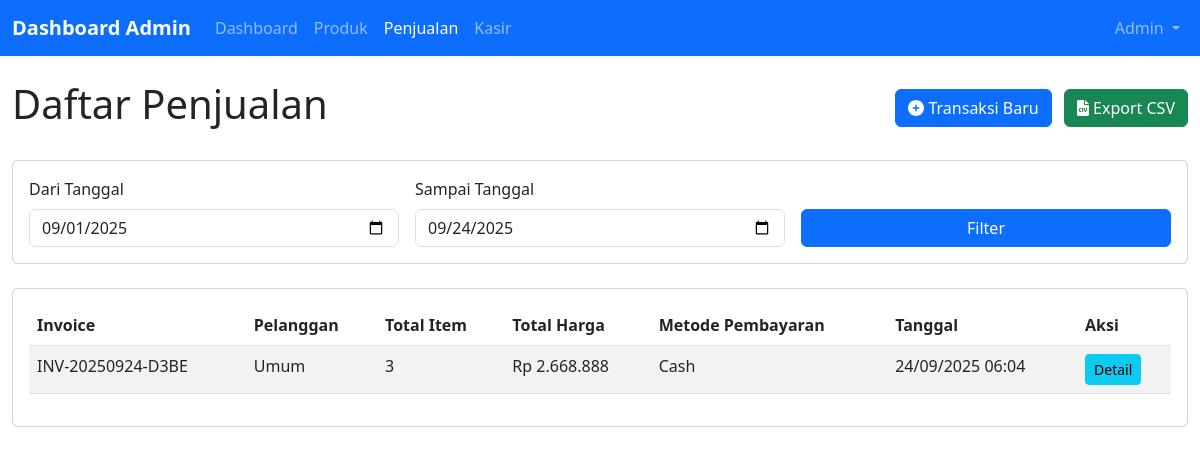
The page /sales_list.php (signed in) on the database its author committed.
### tables this page shows
CREATE TABLE `sales` (
  `id` int(11) NOT NULL,
  `invoice_no` varchar(20) NOT NULL,
  `customer_id` int(11) DEFAULT NULL,
  `total_amount` decimal(10,2) NOT NULL,
  `total_items` int(11) NOT NULL,
  `pembayaran_method` varchar(20) NOT NULL,
  `created_at` timestamp NOT NULL DEFAULT current_timestamp()
);

### sales_list.php (the view, shortened to what this page needs)
<?php
require_once 'koneksi.php';
$date_from = isset($_GET['date_from']) ? $_GET['date_from'] : date('Y-m-01');
$date_to = isset($_GET['date_to']) ? $_GET['date_to'] : date('Y-m-d');
$sql = "SELECT s.*, c.nama as customer_nama
        FROM sales s
        LEFT JOIN customers c ON s.customer_id = c.id
        WHERE DATE(s.created_at) BETWEEN ? AND ?
        ORDER BY s.created_at DESC";
$stmt = $conn->prepare($sql);
$stmt->bind_param("ss", $date_from, $date_to);
$stmt->execute();
$result = $stmt->get_result();
?>
<!DOCTYPE html>
<html lang="id">
<head>
    <link href="https://cdn.jsdelivr.net/npm/bootstrap@5.3.0/dist/css/bootstrap.min.css" rel="stylesheet">
</head>
<body>
    <nav class="navbar navbar-expand-lg navbar-dark bg-primary">
        <div class="container-fluid">
            <a class="navbar-brand" href="admin_dashboard.php">Dashboard Admin</a>
            <div class="collapse navbar-collapse" id="navbarNav">
                <ul class="navbar-nav me-auto">
                    <li class="nav-item">
                        <a class="nav-link" href="admin_dashboard.php">Dashboard</a>
                    </li>
                    <li class="nav-item">
                        <a class="nav-link" href="products.php">Produk</a>
                    </li>
                    <li class="nav-item">
                        <a class="nav-link active" href="sales_list.php">Penjualan</a>
                    </li>
                    <li class="nav-item">
                        <a class="nav-link" href="pos.php">Kasir</a>
                    </li>
                </ul>
                <ul class="navbar-nav">
                    <li class="nav-item dropdown">
                        <a class="nav-link dropdown-toggle" href="#" id="navbarDropdown" role="button" data-bs-toggle="dropdown">
                            <?php echo $_SESSION['admin_name']; ?>
                        </a>
                    </li>
                </ul>
            </div>
        </div>
    </nav>
    <div class="container-fluid mt-4">
        <div class="row mb-4">
            <div class="col-12">
                <div class="d-flex justify-content-between align-items-center flex-wrap">
                    <h1>Daftar Penjualan</h1>
                    <div>
                        <a href="pos.php" class="btn btn-primary me-2">
                            <i class="fas fa-plus-circle"></i> Transaksi Baru
                        </a>
                        <a href="?export=csv&date_from=<?php echo $date_from; ?>&date_to=<?php echo $date_to; ?>" class="btn btn-success">
                            <i class="fas fa-file-csv"></i> Export CSV
                        </a>
                    </div>
                </div>
            </div>
        </div>
        <div class="card mb-4">
            <div class="card-body">
                <form method="GET" action="">
                    <div class="row g-3">
                        <div class="col-md-4">
                            <label for="date_from" class="form-label">Dari Tanggal</label>
                            <input type="date" class="form-control" id="date_from" name="date_from" value="<?php echo $date_from; ?>">
                        </div>
                        <div class="col-md-4">
                            <label for="date_to" class="form-label">Sampai Tanggal</label>
                            <input type="date" class="form-control" id="date_to" name="date_to" value="<?php echo $date_to; ?>">
                        </div>
                        <div class="col-md-4 d-flex align-items-end">
                            <button type="submit" class="btn btn-primary w-100">Filter</button>
                        </div>
                    </div>
                </form>
            </div>
        </div>
        <div class="card">
            <div class="card-body">
                <div class="table-responsive">
                    <table class="table table-striped table-hover">
                        <thead>
                            <tr>
                                <th>Invoice</th>
                                <th>Pelanggan</th>
                                <th>Total Item</th>
                                <th>Total Harga</th>
                                <th>Metode Pembayaran</th>
                                <th>Tanggal</th>
                                <th>Aksi</th>
                            </tr>
                        </thead>
                        <tbody>
                            <?php if ($result->num_rows > 0): ?>
                                <?php while ($sale = $result->fetch_assoc()): ?>
                                    <tr>
                                        <td><?php echo $sale['invoice_no']; ?></td>
                                        <td><?php echo $sale['customer_nama'] ?? 'Umum'; ?></td>
                                        <td><?php echo $sale['total_items']; ?></td>
                                        <td>Rp <?php echo number_format($sale['total_amount'], 0, ',', '.'); ?></td>
                                        <td><?php echo ucfirst($sale['pembayaran_method']); ?></td>
                                        <td><?php echo date('d/m/Y H:i', strtotime($sale['created_at'])); ?></td>
                                        <td>
                                            <a href="sale_detail.php?id=<?php echo $sale['id']; ?>" class="btn btn-sm btn-info">Detail</a>
                                        </td>
                                    </tr>
                                <?php endwhile; ?>
                            <?php else: ?>
                                <tr>
                                    <td colspan="7" class="text-center">Tidak ada data penjualan untuk periode yang dipilih.</td>
                                </tr>
                            <?php endif; ?>
                        </tbody>
                    </table>
                </div>
            </div>
        </div>
    </div>
</body>
</html>

### sales_list.php (style rules this page uses)
.navbar-brand { font-weight: bold; }

### rows shown on the page
sales: invoice_no "INV-20250924-D3BE", customer_nama "Umum", total_items "3", total_amount "2.668.888", pembayaran_method "Cash", created_at "24/09/2025 06:04"

### other values the page prints
$_SESSION['admin_name'] "Admin"
